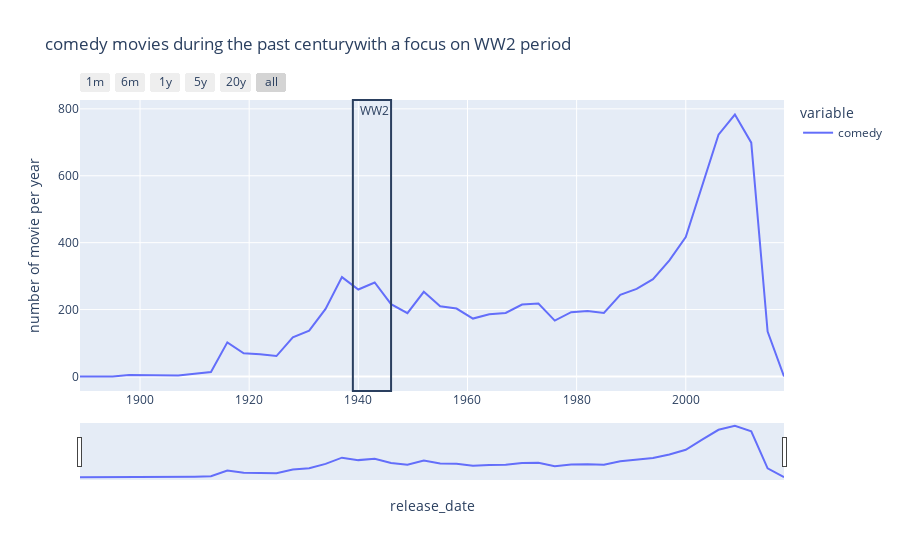

Source (notebook cell):
### Code cell
fig = px.line(genre_per_date.resample("3Y").sum().comedy, labels= {'value' : 'number of movie per year'}, title = 'comedy movies during the past centurywith a focus on WW2 period')
fig.add_vrect(x0=pd.to_datetime(1946, format="%Y"), x1=pd.to_datetime(1939, format="%Y"), 
              annotation_text="WW2")
fig.update_xaxes(
    rangeslider_visible=True,
    rangeselector=dict(
        buttons=list([
            dict(count=1, label="1m", step="month", stepmode="backward"),
            dict(count=6, label="6m", step="month", stepmode="backward"),
            dict(count=1, label="1y", step="year", stepmode="backward"),
            dict(count=5, label="5y", step="year", stepmode="backward"),
            dict(count=20, label="20y", step="year", stepmode="backward"),
            dict(step="all")
        ])
    )
)

fig.show()

### Figure 1 — Plotly figure (JSON) as saved in the notebook; plotly's stock layout.template omitted (floating-point values rounded to 4 significant figures)
{"data": [{"hovertemplate": "variable=comedy<br>release_date=%{x}<br>number of movie per year=%{y}<extra></extra>", "legendgroup": "comedy", "line": {"color": "#636efa", "dash": "solid"}, "marker": {"symbol": "circle"}, "mode": "lines", "name": "comedy", "orientation": "v", "showlegend": true, "type": "scatter", "x": ["1888-12-31T00:00:00", "1891-12-31T00:00:00", "1894-12-31T00:00:00", "1897-12-31T00:00:00", "1900-12-31T00:00:00", "1903-12-31T00:00:00", "1906-12-31T00:00:00", "1909-12-31T00:00:00", "1912-12-31T00:00:00", "1915-12-31T00:00:00", "1918-12-31T00:00:00", "1921-12-31T00:00:00", "1924-12-31T00:00:00", "1927-12-31T00:00:00", "1930-12-31T00:00:00", "1933-12-31T00:00:00", "1936-12-31T00:00:00", "1939-12-31T00:00:00", "1942-12-31T00:00:00", "1945-12-31T00:00:00", "1948-12-31T00:00:00", "1951-12-31T00:00:00", "1954-12-31T00:00:00", "1957-12-31T00:00:00", "1960-12-31T00:00:00", "1963-12-31T00:00:00", "1966-12-31T00:00:00", "1969-12-31T00:00:00", "1972-12-31T00:00:00", "1975-12-31T00:00:00", "1978-12-31T00:00:00", "1981-12-31T00:00:00", "1984-12-31T00:00:00", "1987-12-31T00:00:00", "1990-12-31T00:00:00", "1993-12-31T00:00:00", "1996-12-31T00:00:00", "1999-12-31T00:00:00", "2002-12-31T00:00:00", "2005-12-31T00:00:00", "2008-12-31T00:00:00", "2011-12-31T00:00:00", "2014-12-31T00:00:00", "2017-12-31T00:00:00"], "xaxis": "x", "y": [0, 0, 0, 4, 4, 3, 3, 8, 13, 102, 69, 66, 61, 117, 137, 202, 297, 260, 281, 216, 189, 253, 210, 203, 173, 186, 190, 215, 218, 167, 192, 196, 190, 244, 262, 291, 347, 417, 573, 723, 783, 699, 134, 0], "yaxis": "y"}], "layout": {"annotations": [{"showarrow": false, "text": "WW2", "x": "1946-01-01T00:00:00", "xanchor": "right", "xref": "x", "y": 1, "yanchor": "top", "yref": "y domain"}], "legend": {"title": {"text": "variable"}, "tracegroupgap": 0}, "shapes": [{"type": "rect", "x0": "1946-01-01T00:00:00", "x1": "1939-01-01T00:00:00", "xref": "x", "y0": 0, "y1": 1, "yref": "y domain"}], "title": {"text": "comedy movies during the past centurywith a focus on WW2 period"}, "xaxis": {"anchor": "y", "domain": [0, 1], "rangeselector": {"buttons": [{"count": 1, "label": "1m", "step": "month", "stepmode": "backward"}, {"count": 6, "label": "6m", "step": "month", "stepmode": "backward"}, {"count": 1, "label": "1y", "step": "year", "stepmode": "backward"}, {"count": 5, "label": "5y", "step": "year", "stepmode": "backward"}, {"count": 20, "label": "20y", "step": "year", "stepmode": "backward"}, {"step": "all"}]}, "rangeslider": {"visible": true}, "title": {"text": "release_date"}}, "yaxis": {"anchor": "x", "domain": [0, 1], "title": {"text": "number of movie per year"}}}}
